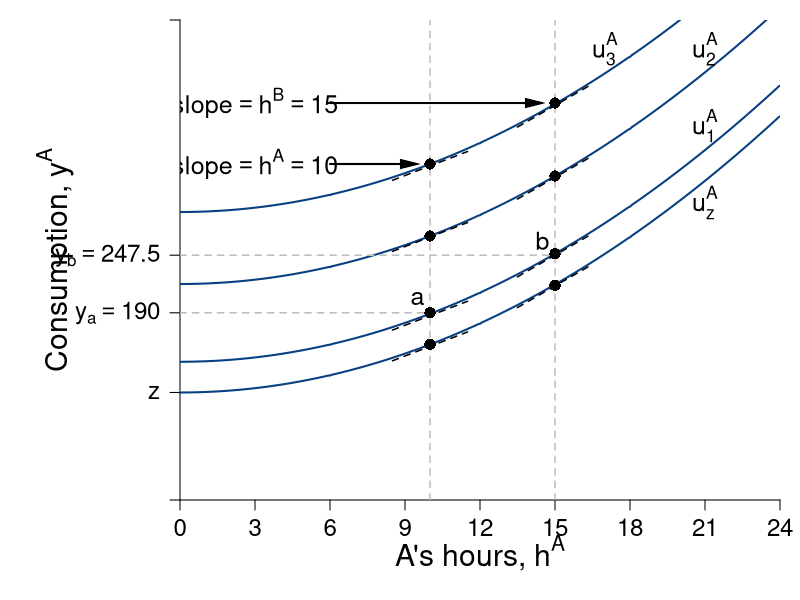

This figure's R source:
require(shape)
pdf(file = "coordination_failures/coord_indiff_contour.pdf", width = 9, height = 7)

#Set parameters for graphics
pointsize <- 1.8
axislabelsize <- 1.8
labelsize <- 1.5
namesize <- 1.8
annotatesize <- 1.5
graphlinewidth <- 2
segmentlinewidth <- 1.5

COL <- c("#7fc97f", "#beaed4", "#fdc086", "#ffff99", "#386cb0", "#f0027f", "#bf5b17", "#666666")
COLA <- c("#99d8c9","#66c2a4","#41ae76", "#238b45", "#005824")
COLB <- c("#4eb3d3", "#2b8cbe", "#0868ac","#084081")

par(mar =  c(5, 9, 1, 1))

indiffA <- function(ea, uA = 46.08) {
  uA + (1/2)*(ea)^2
}

uA <- function(ea, ya = output) {
  ya - 0.5*(ea)^2
}

mrsA <- function(ea){
  ea
}

slopeline <- function(ea, yint = 0.5, slope = 2){
  yint + slope*ea
}

output <- function(ea, eb = 12, alpha = 30, beta = 1/2){
  (alpha - beta*(ea+eb))*ea
}

xlims <- c(0, 24)
ylims <- c(0, 500)

npts <- 501 
x <- seq(xlims[1], xlims[2], length.out = npts)
y <- seq(ylims[1], ylims[2], length.out = npts) 

a <- c(112, uA(ea = 12, output(ea = 12, eb = 12)), uA(ea = 15, output(ea = 15, eb = 0)), 300)

plot(0, 0, xlim = xlims, ylim = ylims, type = "n",
     xlab = expression(paste("")),
     ylab = expression(paste("")), 
     xaxt = "n", 
     yaxt = "n", 
     cex.lab = axislabelsize, 
     bty = "n",
     xaxs="i", 
     yaxs="i")

# ticksy <- seq(from = 0, to = ylims[2], by = 2)
# ylabels <- seq(from = 0, to = ylims[2], by = 2)
ticksx <- seq(from = 0, to = xlims[2], by = 3)
xlabels <- seq(from = 0, to = xlims[2], by = 3)
#ticksy <- c(0, 1, 10, 12, 28, 30, 46.08, 70)
ticksy <- c(ylims[1], 112, 195, 255, ylims[2])
ylabels <- c(NA, expression(z), expression(paste(y[a]== 190)), expression(paste(y[b] == 247.5)), NA)
# ticksy <- c(ylims[1], 100, uA(ea = 12, output(ea = 12, eb = 12)), uA(ea = 15, output(ea = 15, eb = 0)), 300, ylims[2])
# ylabels <- c(NA, expression(z),  expression(paste(a)),expression(paste(b)), expression(paste()), NA)
# ticksx <- c(0, 6.9, 12, 9.6, 16, 24, 26)
# xlabels <- c(NA, expression(paste(e^A,"*")), expression(paste(1/2*beta)), expression(paste(e^{AN})), expression(paste(alpha)), expression(paste(1/beta)), NA)

axis(1, at = ticksx, pos = 0, labels = xlabels, cex.axis = labelsize - 0.05)
axis(2, at = ticksy, pos = 0, labels = ylabels, las = 1, cex.axis= labelsize - 0.05)

npts <- 500 
xx1 <- seq(xlims[1], xlims[2], length.out = npts)

contour(x, y,
        outer(x, y, uA),
        drawlabels = FALSE,
        col = COLB[4],
        lwd = graphlinewidth,
        levels = a,
        xaxs="i",
        yaxs="i",
        add = TRUE)



# lines(xx1, indiffA(xx1, uA = 1), col = COLA[4], lwd = graphlinewidth)
# lines(xx1, indiffA(xx1, uA = 10), col = COLA[4], lwd = graphlinewidth)
# lines(xx1, indiffA(xx1, uA = 30), col = COLA[4], lwd = graphlinewidth)
# lines(xx1, indiffA(xx1, uA = 46.08), col = COLA[4], lwd = graphlinewidth)

# lines(xx1, brfB(xx1, alpha = 16, beta = 1/24), col = COLB[4], lwd = graphlinewidth)
# lines(xx1, brfPEA(xx1, alpha = 16, beta = 1/24), col = COLA[4], lwd = graphlinewidth)
# lines(xx1, brfPEB(xx1, alpha = 16, beta = 1/24), col = COLB[4], lwd = graphlinewidth)


segments(10, 0, 10, ylims[2], lty = 2, col = "gray" , lwd = segmentlinewidth)
segments(15, 0, 15, ylims[2], lty = 2, col = "gray" , lwd = segmentlinewidth)
segments(0, 195, 10, 195, ylims[2], lty = 2, col = "gray" , lwd = segmentlinewidth)
segments(0, 255, 15, 255, ylims[2], lty = 2, col = "gray" , lwd = segmentlinewidth)


#mtext(expression(paste("A's hours, ", h^A)), side=1, line = 3.2, cex = axislabelsize)
text(0.5*xlims[2], -55, expression(paste("A's hours, ", h^A)), xpd = TRUE, cex = axislabelsize)
text(-5, 0.5*ylims[2], expression(paste("Consumption, ", y^A)), xpd = TRUE, cex = axislabelsize, srt = 90)

#
text(3, 350, expression(paste("slope", phantom()==h^A, phantom() == 10)), cex = annotatesize)
Arrows(6, 350, 9.2, 350, col = "black", lty = 1, lwd = 2, arr.type = "triangle", arr.lwd = 0.5)

#
text(3, indiffA(ea = 15, uA = 301), expression(paste("slope", phantom()==h^B, phantom() == 15)), cex = annotatesize)
Arrows(6, indiffA(ea = 15, uA = 301), 14.2, indiffA(ea = 15, uA = 301), 
       col = "black", lty = 1, lwd = 2, arr.type = "triangle", arr.lwd = 0.5)

#Label the iso-welfare functions for the HG, Aisha
text(21, 310, expression(u[z]^A), cex = annotatesize)
text(21, 390, expression(u[1]^A), cex = annotatesize)
text(21, 470, expression(u[2]^A), cex = annotatesize)
text(17, 470, expression(u[3]^A), cex = annotatesize)

text(9.5, 210, expression(a), cex = annotatesize)
text(14.5, 270, expression(b), cex = annotatesize)



lowint <- c(248, 174, 92)

slopex1 <- seq(8.5,11.5,length.out = 200)
lines(slopex1, slopeline(slopex1, yint = 60, slope = mrsA(ea = 10)), col = "black", lty = 2, lwd = segmentlinewidth)
lines(slopex1, slopeline(slopex1, yint = lowint[1], slope = mrsA(ea = 10)), col = "black", lty = 2, lwd = segmentlinewidth)
lines(slopex1, slopeline(slopex1, yint = lowint[2], slope = mrsA(ea = 10)), col = "black", lty = 2, lwd = segmentlinewidth)
lines(slopex1, slopeline(slopex1, yint = lowint[3], slope = mrsA(ea = 10)), col = "black", lty = 2, lwd = segmentlinewidth)

highint <- c(186, 111, 30)
slopex2 <- seq(13.5,16.5,length.out = 200)
lines(slopex2, slopeline(slopex2, yint = -2, slope = mrsA(ea = 15)), col = "black", lty = 2, lwd = segmentlinewidth)
lines(slopex2, slopeline(slopex2, yint = highint[1], slope = mrsA(ea = 15)), col = "black", lty = 2, lwd = segmentlinewidth)
lines(slopex2, slopeline(slopex2, yint = highint[2], slope = mrsA(ea = 15)), col = "black", lty = 2, lwd = segmentlinewidth)
lines(slopex2, slopeline(slopex2, yint = highint[3], slope = mrsA(ea = 15)), col = "black", lty = 2, lwd = segmentlinewidth)


firstpointsx <- c(10, 10, 10, 10)
firstpointsy <- c(indiffA(ea = firstpointsx[1], uA = 300), indiffA(ea = firstpointsx[2], uA = 225), indiffA(ea = firstpointsx[3], uA = 145), indiffA(ea = firstpointsx[4], uA = 112))
points(firstpointsx, firstpointsy, pch = 16, col = "black", cex = 1.5)

secondpointsx <- c(15, 15, 15, 15)
secondpointsy <- c(indiffA(ea = 15, uA = 301), indiffA(ea = 15, uA = 225), indiffA(ea = 15, uA = 144), indiffA(ea = 15, uA = 111))
points(secondpointsx, secondpointsy, pch = 16, col = "black", cex = 1.5)




dev.off()
